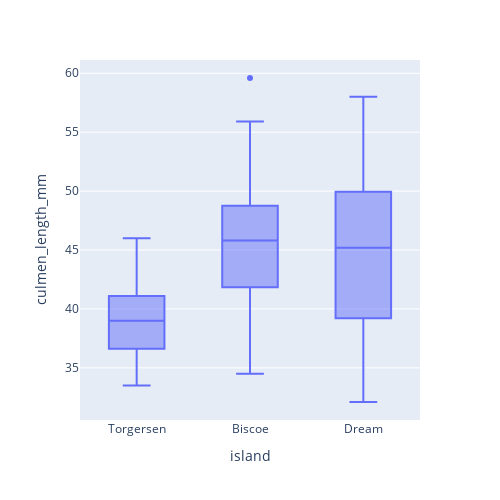
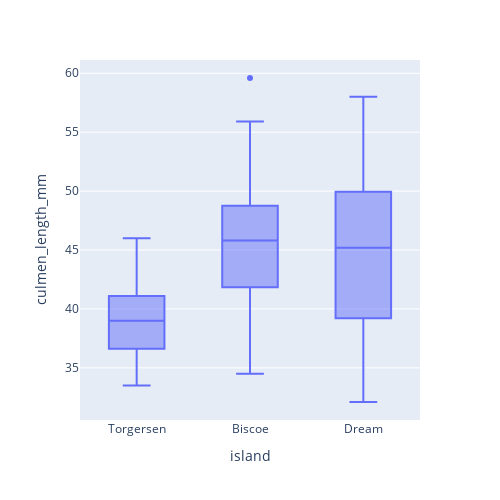
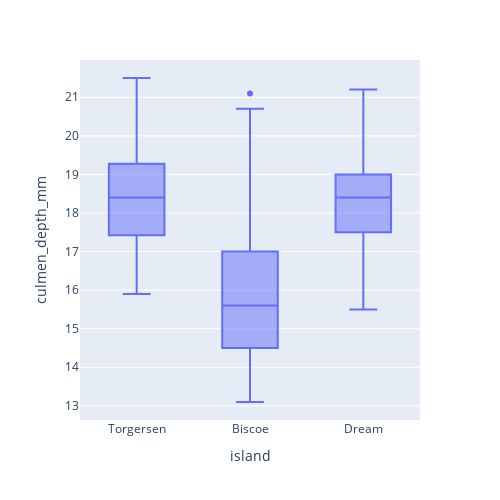

Notebook code for these charts, in order:
### Code cell
fig = px.box(peng,
            x="island", 
            y="culmen_length_mm",
            height=500,
            width=500,
            title="")
fig.show()

fig01 = px.box(peng,x="island", y="culmen_depth_mm",
             height=500,
            width=500,)
fig.show()
fig01.show()

### Figure 1 — Plotly figure (JSON) as saved in the notebook; plotly's stock layout.template omitted (floating-point values rounded to 4 significant figures; data arrays with more than 128 entries replaced by an {"elided": "..."} marker saying what was removed)
{"data": [{"alignmentgroup": "True", "hovertemplate": "island=%{x}<br>culmen_length_mm=%{y}<extra></extra>", "legendgroup": "", "marker": {"color": "#636efa"}, "name": "", "notched": false, "offsetgroup": "", "orientation": "v", "showlegend": false, "type": "box", "x": {"elided": "334 str values"}, "x0": " ", "xaxis": "x", "y": {"elided": "334 float values"}, "y0": " ", "yaxis": "y"}], "layout": {"boxmode": "group", "height": 500, "legend": {"tracegroupgap": 0}, "margin": {"t": 60}, "width": 500, "xaxis": {"anchor": "y", "domain": [0, 1], "title": {"text": "island"}}, "yaxis": {"anchor": "x", "domain": [0, 1], "title": {"text": "culmen_length_mm"}}}}

### Figure 2 — Plotly figure (JSON) as saved in the notebook; plotly's stock layout.template omitted (floating-point values rounded to 4 significant figures; data arrays with more than 128 entries replaced by an {"elided": "..."} marker saying what was removed)
{"data": [{"alignmentgroup": "True", "hovertemplate": "island=%{x}<br>culmen_length_mm=%{y}<extra></extra>", "legendgroup": "", "marker": {"color": "#636efa"}, "name": "", "notched": false, "offsetgroup": "", "orientation": "v", "showlegend": false, "type": "box", "x": {"elided": "334 str values"}, "x0": " ", "xaxis": "x", "y": {"elided": "334 float values"}, "y0": " ", "yaxis": "y"}], "layout": {"boxmode": "group", "height": 500, "legend": {"tracegroupgap": 0}, "margin": {"t": 60}, "width": 500, "xaxis": {"anchor": "y", "domain": [0, 1], "title": {"text": "island"}}, "yaxis": {"anchor": "x", "domain": [0, 1], "title": {"text": "culmen_length_mm"}}}}

### Figure 3 — Plotly figure (JSON) as saved in the notebook; plotly's stock layout.template omitted (floating-point values rounded to 4 significant figures; data arrays with more than 128 entries replaced by an {"elided": "..."} marker saying what was removed)
{"data": [{"alignmentgroup": "True", "hovertemplate": "island=%{x}<br>culmen_depth_mm=%{y}<extra></extra>", "legendgroup": "", "marker": {"color": "#636efa"}, "name": "", "notched": false, "offsetgroup": "", "orientation": "v", "showlegend": false, "type": "box", "x": {"elided": "334 str values"}, "x0": " ", "xaxis": "x", "y": {"elided": "334 float values"}, "y0": " ", "yaxis": "y"}], "layout": {"boxmode": "group", "height": 500, "legend": {"tracegroupgap": 0}, "margin": {"t": 60}, "width": 500, "xaxis": {"anchor": "y", "domain": [0, 1], "title": {"text": "island"}}, "yaxis": {"anchor": "x", "domain": [0, 1], "title": {"text": "culmen_depth_mm"}}}}
